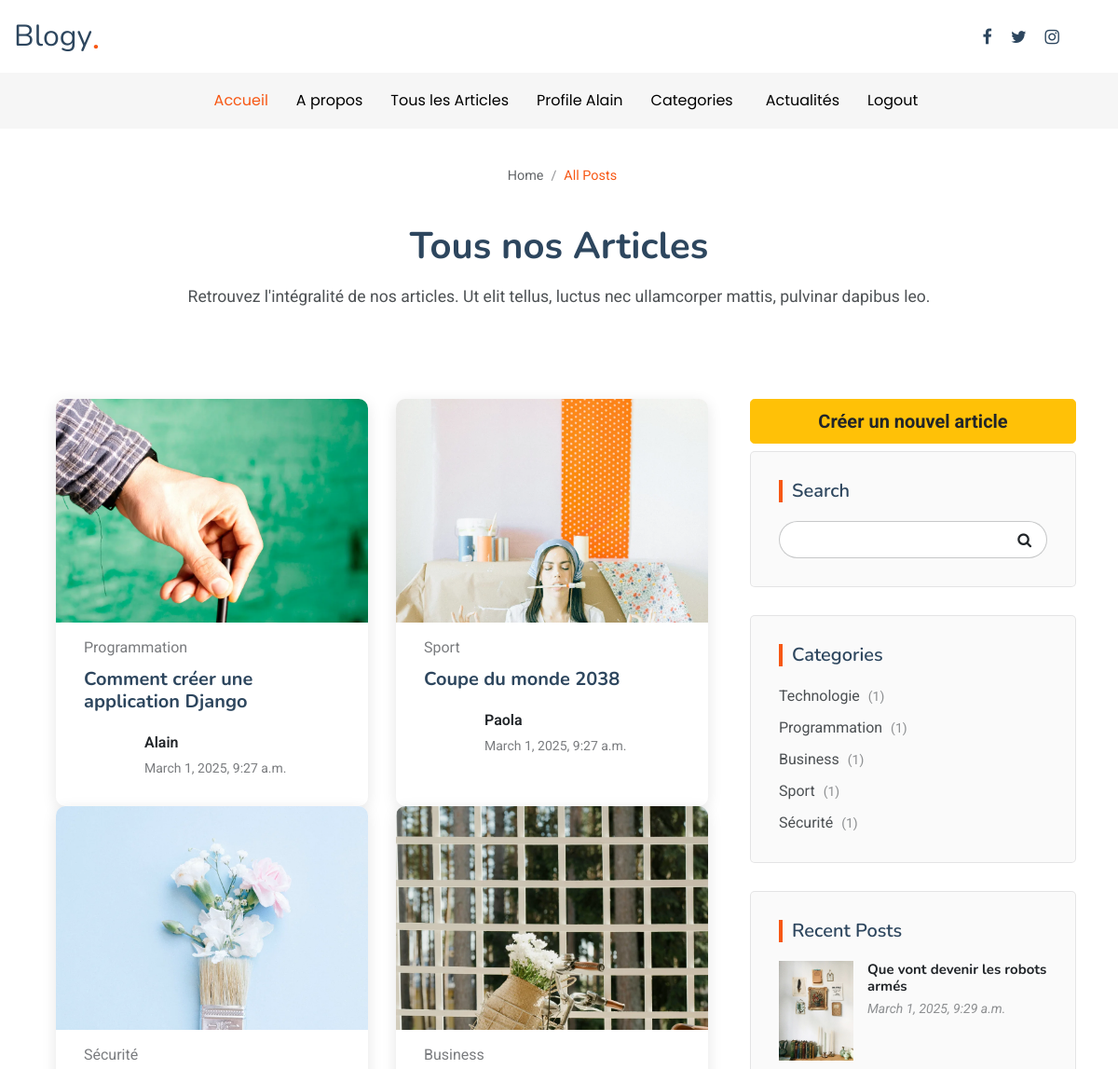
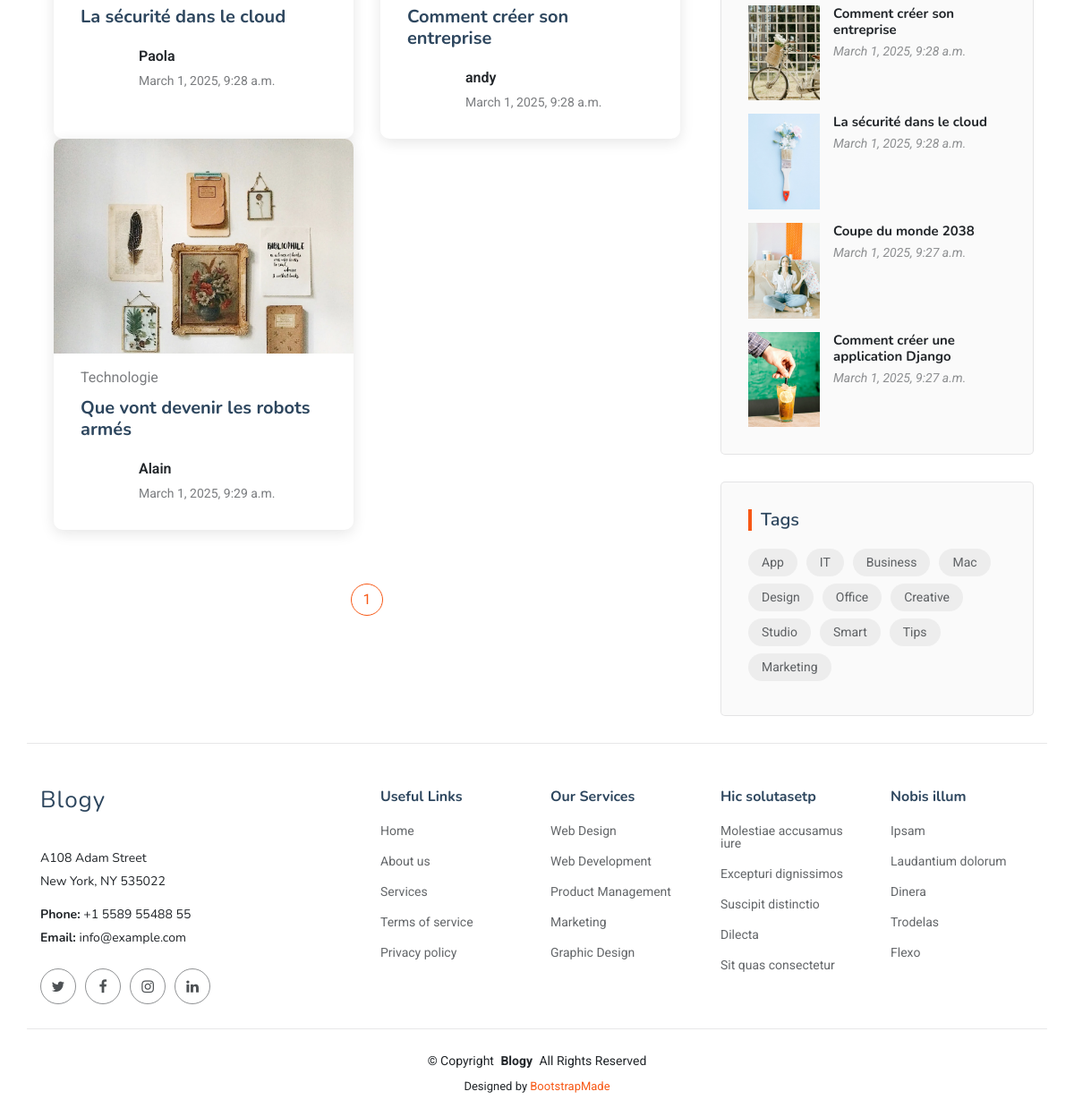
Screenshot of /posts/ (signed in) with the database file from the repository (2 pictures, top to bottom).
### articles/models.py (models this page shows, shortened)
class Article(models.Model):
    titre = models.CharField(max_length=255)
    contenu = models.TextField(null=True)
    date_publication = models.DateTimeField(auto_now_add=True)
    categorie = models.ForeignKey('Categorie',related_name='articles', on_delete=models.CASCADE)
    auteur = models.ForeignKey(User, on_delete = models.CASCADE)
    likes = models.ManyToManyField(User, related_name = 'liked_articles', blank=True)
    favoris = models.ManyToManyField(User, related_name = 'favorite_articles', blank=True)
    image = models.ImageField(upload_to='articles_images/', blank=True, null=True )

class Categorie(models.Model):
    nom = models.CharField(max_length=100)

### articles/views.py (the view)
# urls.py: path('posts/', ArticleListView.as_view(), name='posts'),
class ArticleListView(ListView):
    model = Article # select * from post
    template_name = 'all_posts.html'
    context_object_name = "posts" # clé à utiliser dans le template
    paginate_by = 6
    def get_context_data(self, **kwargs):
        context = super().get_context_data(**kwargs)
        context["categories"] = Categorie.objects.all()  # Récupérer toutes les catégories
        context["recent_posts"] = Article.objects.order_by('-date_publication')[:5]  # Derniers articles
        return context

### articles/context_processors.py (called while the page is built)
def categories(request):
    all_categories = Categorie.objects.all()
    return {'categories': all_categories}

### articles/templates/all_posts.html (shortened to what this page needs)
{% extends 'base.html' %}
{% load static %}
{% block content %}
    <div class="page-title position-relative">
        <div class="breadcrumbs">
            <nav aria-label="breadcrumb">
              <ol class="breadcrumb">
                <li class="breadcrumb-item"><a href="{% url 'home' %}"> Home</a></li>
                <li class="breadcrumb-item active current">All Posts</li>
              </ol>
            </nav>
        </div>
          <div class="title-wrapper">
            <h1>Tous nos Articles</h1>
            <p>Retrouvez l'intégralité de nos articles. Ut elit tellus, luctus nec ullamcorper mattis, pulvinar dapibus leo.</p>
          </div>
        </div>
        <div class="container">
          <div class="row">
            <div class="col-lg-8">
              <section id="category-postst" class="category-postst section">
                <div class="container" data-aos="fade-up" data-aos-delay="100">
                  <div class="row gy-4">
                    {% for post in posts %}
                    <div class="col-lg-6">
                      <article>
                        <div class="post-img">
                          <img src="{{ post.image.url }}" alt="" class="img-fluid">
                        </div>
                        <p class="post-category">{{ post.categorie.nom}}</p>
                        <h2 class="title">
                          <a href="{% url 'post_detail' 'article' post.id %}">{{ post.titre }}</a>
                        </h2>
                        <div class="d-flex align-items-center">
                          <div class="post-meta">
                            <p class="post-author">{{ post.auteur.username }}</p>
                            <p class="post-date">
                              <time datetime="{{ post.date_publication }}">{{ post.date_publication }}</time>
                            </p>
                          </div>
                        </div>
                      </article>
                    </div>
                    {% empty %}
                    <p>Aucun article disponible dans cette catégorie.</p>
                    {% endfor %}
                  </div>
                </div>
              </section>
                <section id="pagination-2" class="pagination-2 section">
                    <div class="container">
                    <div class="d-flex justify-content-center">
                        <ul class="pagination">
                        {% for num in page_obj.paginator.page_range %}
                            {% if page_obj.number == num %}
                            <li class="active"><a href="?page={{ num }}">{{ num }}</a></li>
                            {% elif num > page_obj.number|add:"-3" and num < page_obj.number|add:"3" %}
                            <li><a href="?page={{ num }}">{{ num }}</a></li>
                            {% endif %}
                        {% endfor %}
                        </ul>
                    </div>
                    </div>
                </section>
            </div>
            <div class="col-lg-4 sidebar">
              <div class="widgets-container" data-aos="fade-up" data-aos-delay="200">
                <div>
                    <a href="{% url 'create_post' %}" class="btn-lg btn btn-warning w-100 mb-2 font-weight-bold"
                    >Créer un nouvel article</a>
                </div>
                <div class="search-widget widget-item">
                  <h3 class="widget-title">Search</h3>
                  <form action="">
                    <input type="text">
                    <button type="submit" title="Search"></button>
                  </form>
                </div>
                <div class="categories-widget widget-item">
                  <h3 class="widget-title">Categories</h3>
                  <ul class="mt-3">
                    {% for cat in categories %}
                    <li><a href="{% url 'category' cat.nom %}">{{ cat.nom }} <span>({{ cat.articles.count }})</span></a></li>
                    {% endfor %}
                 </ul>
                </div>
                <div class="recent-posts-widget widget-item">
                  <h3 class="widget-title">Recent Posts</h3>
                  {% for recent in recent_posts %}
                  <div class="post-item">
                    <img src="{{ recent.image.url }}" alt="" class="flex-shrink-0">
                    <div>
                      <h4><a href="{% url 'post_detail' 'article' recent.id %}">{{ recent.titre }}</a></h4>
                      <time datetime="{{ recent.date_publication }}">{{ recent.date_publication }}</time>
                    </div>
                  </div>
                  {% endfor %}
                </div>
                <div class="tags-widget widget-item">
                  <h3 class="widget-title">Tags</h3>
                  <ul>
                    <li><a href="#">App</a></li>
                    <li><a href="#">IT</a></li>
                    <li><a href="#">Business</a></li>
                    <li><a href="#">Mac</a></li>
                    <li><a href="#">Design</a></li>
                    <li><a href="#">Office</a></li>
                    <li><a href="#">Creative</a></li>
                    <li><a href="#">Studio</a></li>
                    <li><a href="#">Smart</a></li>
                    <li><a href="#">Tips</a></li>
                    <li><a href="#">Marketing</a></li>
                  </ul>
                </div>
              </div>
            </div>
          </div>
        </div>
{% endblock%}

### articles/templates/navbar.html (shortened to what this page needs)
<header id="header" class="header position-relative">
    <div class="container-fluid container-xl position-relative">
      <div class="top-row d-flex align-items-center justify-content-between">
        <a href="{% url 'home' %}" class="logo d-flex align-items-end">
          <h1 class="sitename">Blogy</h1><span>.</span>
        </a>
        <div class="d-flex align-items-center">
          <div class="social-links">
            <a href="#" class="facebook"><i class="fa fa-facebook"></i></a>
            <a href="#" class="twitter"><i class="fa fa-twitter"></i></a>
            <a href="#" class="instagram"><i class="fa fa-instagram"></i></a>
          </div>
        </div>
      </div>
    </div>
    <div class="nav-wrap">
      <div class="container d-flex justify-content-center position-relative">
        <nav id="navmenu" class="navmenu">
          <ul>
            <li><a href="{% url 'home' %}" class="active">Accueil</a></li>
            <li><a href="{% url 'about' %}">A propos</a></li>
            {% if user.is_authenticated %}
            <li><a href="{% url 'posts' %}">Tous les Articles</a></li>
            <li><a href="">Profile {{user.username}}</a></li>
            <li class="dropdown"><a href="#"><span>Categories</span> </a>
            </li>
            <li><a href="{%url 'news' %}">Actualités</a></li>
            <li><a href="{%url 'logout' %}">Logout</a></li>
            {% else %}
            <li><a href="{%url 'login' %}">Login</a></li>
            <li><a href="{%url 'register' %}">Register</a></li>
            {% endif %}
          </ul>
        </nav>
      </div>
    </div>
  </header>

### rows the page displays
Article: image (picture), categorie.nom "Programmation", titre "Comment créer une application Django", auteur.username "Alain", date_publication "March 1, 2025, 9:27 a.m."
Article: image (picture), categorie.nom "Sport", titre "Coupe du monde 2038", auteur.username "Paola", date_publication "March 1, 2025, 9:27 a.m."
Article: image (picture), categorie.nom "Sécurité", titre "La sécurité dans le cloud", auteur.username "Paola", date_publication "March 1, 2025, 9:28 a.m."
Article: image (picture), categorie.nom "Business", titre "Comment créer son entreprise", auteur.username "andy", date_publication "March 1, 2025, 9:28 a.m."
Article: image (picture), categorie.nom "Technologie", titre "Que vont devenir les robots armés", auteur.username "Alain", date_publication "March 1, 2025, 9:29 a.m."
Categorie: nom "Technologie", articles.count "1"
Categorie: nom "Programmation", articles.count "1"
Categorie: nom "Business", articles.count "1"
Categorie: nom "Sport", articles.count "1"
Categorie: nom "Sécurité", articles.count "1"

### other values shown
{{ user.username }} "Alain"
{{ num }} "1"
